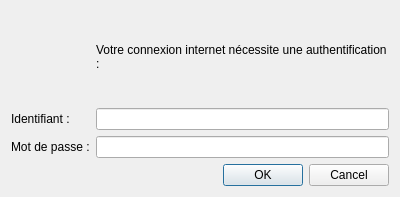
<?xml version="1.0" encoding="UTF-8"?>
<ui version="4.0">
 <class>AbulEduProxyPasswordDialog</class>
 <widget class="QDialog" name="AbulEduProxyPasswordDialog">
  <property name="geometry">
   <rect>
    <x>0</x>
    <y>0</y>
    <width>400</width>
    <height>197</height>
   </rect>
  </property>
  <property name="windowTitle">
   <string>Authentification requise</string>
  </property>
  <property name="modal">
   <bool>true</bool>
  </property>
  <layout class="QGridLayout" name="gridLayout">
   <item row="0" column="1">
    <widget class="QLabel" name="label">
     <property name="minimumSize">
      <size>
       <width>0</width>
       <height>80</height>
      </size>
     </property>
     <property name="text">
      <string>Votre connexion internet nécessite une authentification :</string>
     </property>
     <property name="wordWrap">
      <bool>true</bool>
     </property>
    </widget>
   </item>
   <item row="2" column="0">
    <widget class="QLabel" name="lblLogin">
     <property name="text">
      <string>Identifiant :</string>
     </property>
    </widget>
   </item>
   <item row="2" column="1">
    <widget class="QLineEdit" name="leLogin"/>
   </item>
   <item row="4" column="0">
    <widget class="QLabel" name="lblPassword">
     <property name="text">
      <string>Mot de passe :</string>
     </property>
    </widget>
   </item>
   <item row="4" column="1">
    <widget class="QLineEdit" name="lePassword">
     <property name="echoMode">
      <enum>QLineEdit::Password</enum>
     </property>
    </widget>
   </item>
   <item row="5" column="1">
    <widget class="QDialogButtonBox" name="buttonBox">
     <property name="orientation">
      <enum>Qt::Horizontal</enum>
     </property>
     <property name="standardButtons">
      <set>QDialogButtonBox::Cancel|QDialogButtonBox::Ok</set>
     </property>
    </widget>
   </item>
   <item row="0" column="0">
    <widget class="QLabel" name="lblLogo">
     <property name="minimumSize">
      <size>
       <width>0</width>
       <height>80</height>
      </size>
     </property>
     <property name="pixmap">
      <pixmap resource="abuleduproxypassworddialog.qrc">:/abuleduproxypassworddialog/lock</pixmap>
     </property>
     <property name="wordWrap">
      <bool>true</bool>
     </property>
    </widget>
   </item>
  </layout>
 </widget>
 <resources>
  <include location="abuleduproxypassworddialog.qrc"/>
 </resources>
 <connections>
  <connection>
   <sender>buttonBox</sender>
   <signal>accepted()</signal>
   <receiver>AbulEduProxyPasswordDialog</receiver>
   <slot>accept()</slot>
   <hints>
    <hint type="sourcelabel">
     <x>248</x>
     <y>254</y>
    </hint>
    <hint type="destinationlabel">
     <x>157</x>
     <y>274</y>
    </hint>
   </hints>
  </connection>
  <connection>
   <sender>buttonBox</sender>
   <signal>rejected()</signal>
   <receiver>AbulEduProxyPasswordDialog</receiver>
   <slot>reject()</slot>
   <hints>
    <hint type="sourcelabel">
     <x>316</x>
     <y>260</y>
    </hint>
    <hint type="destinationlabel">
     <x>286</x>
     <y>274</y>
    </hint>
   </hints>
  </connection>
 </connections>
</ui>
